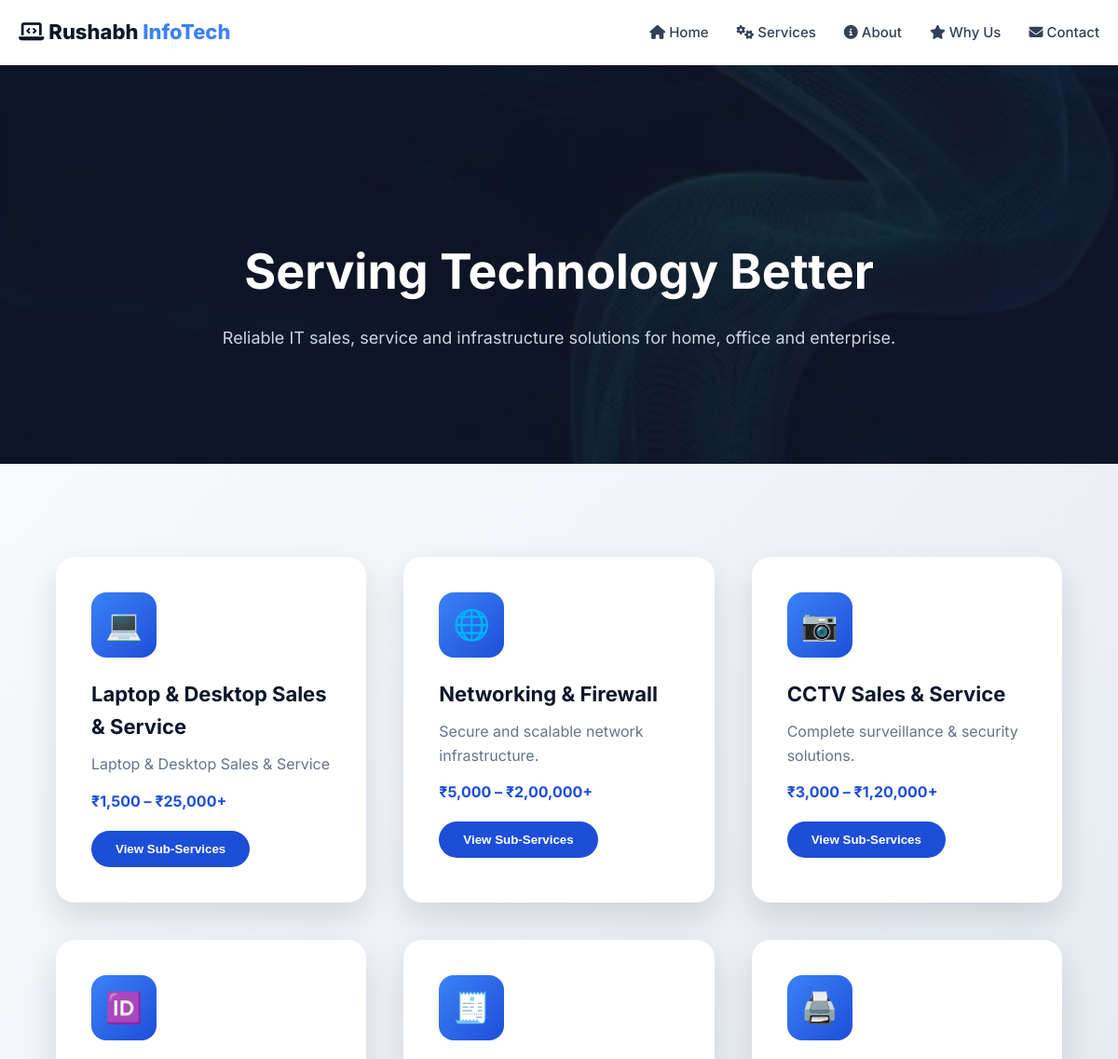
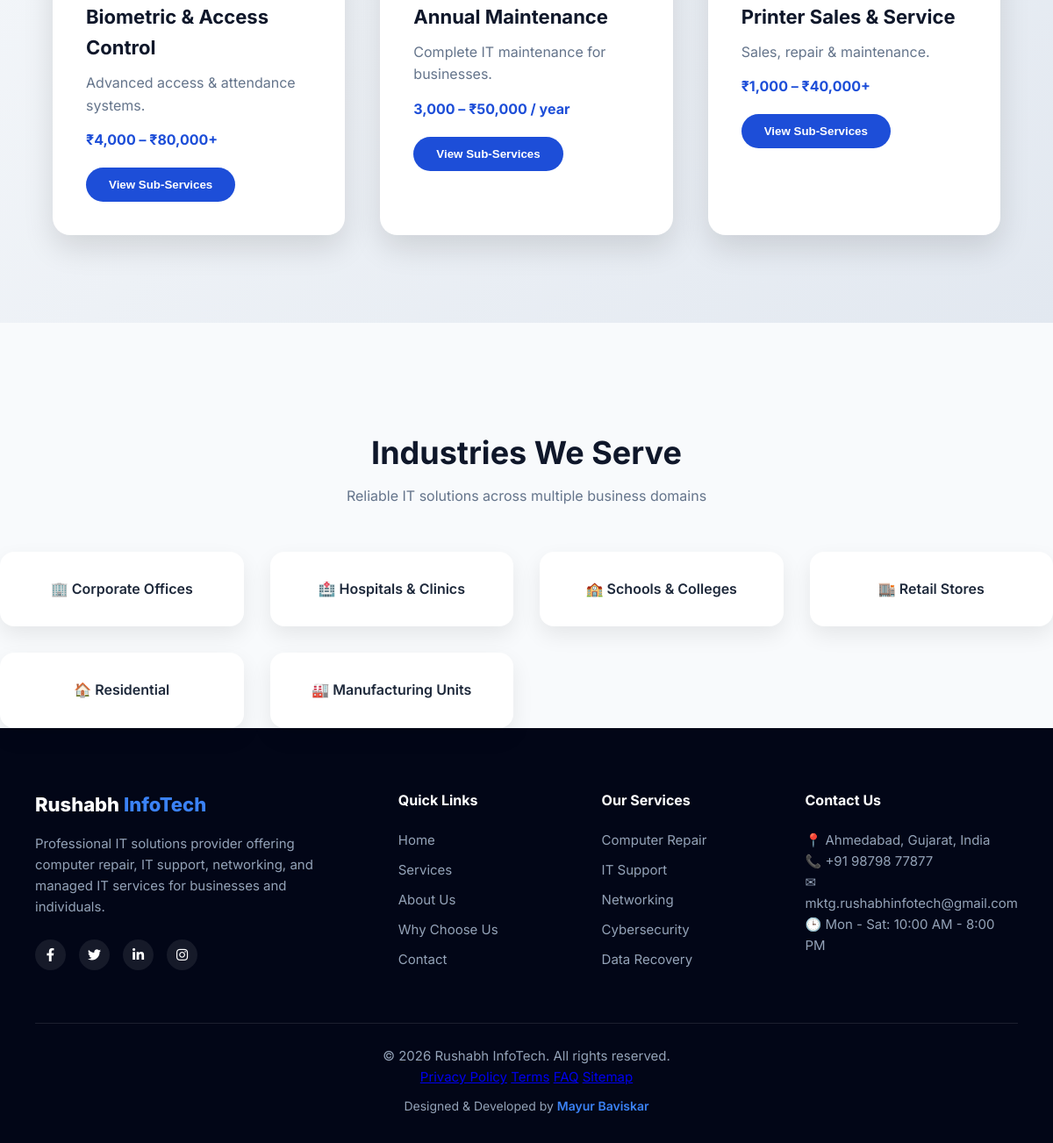
Page /services/ on the committed database (2 pictures, top to bottom).
### Rushabh_infotech/models.py (models this page shows, shortened)
class Service(models.Model):
    title = models.CharField(max_length=150)
    short_description = models.TextField()
    price_range = models.CharField(max_length=100)
    icon = models.CharField(
        max_length=10,
        help_text="Emoji icon e.g. 💻 📷 🌐"
    )
    is_active = models.BooleanField(default=True)
    order = models.PositiveIntegerField(default=0)
    created_at = models.DateTimeField(auto_now_add=True)
    class Meta:
        ordering = ["order"]

### Rushabh_infotech/views.py (the view)
# urls.py: path('services/', views.services_view, name="services"),  # ✅ FIX
def services_view(request):
    services = Service.objects.filter(
        is_active=True
    ).prefetch_related("sub_services")
    return render(request, "services.html", {
        "services": services
    })

### Rushabh_infotech/templates/services.html (shortened to what this page needs)
{% extends 'base.html' %}
{% block body_class %}page-services{% endblock %}
{% block content %}
<section class="services-hero">
    <h1>Serving Technology Better</h1>
  <p>Reliable IT sales, service and infrastructure solutions for home, office and enterprise.</p>
</section>
<section class="services-container">
{% if services %}
<div class="service-grid">
  {% for service in services %}
  <div class="service-card">
    <div class="service-icon">{{ service.icon }}</div>
    <h3>{{ service.title }}</h3>
    <p>{{ service.short_description }}</p>
    <div class="price-range">{{ service.price_range }}</div>
    <button class="view-btn"
      onclick="openModal(
        '{{ service.title }}',
        [{% for sub in service.sub_services.all %}
          '{{ sub.name }}'{% if not forloop.last %},{% endif %}
        {% endfor %}]
      )">
      View Sub-Services
    </button>
  </div>
  {% endfor %}
</div>
{% else %}
<p style="text-align:center;font-size:18px;color:#475569;">
  No services available right now.
</p>
{% endif %}
</section>
<section class="industry-section">
  <h2>Industries We Serve</h2>
  <p>Reliable IT solutions across multiple business domains</p>
  <div class="industry-grid">
    <div class="industry-card">🏢 Corporate Offices</div>
    <div class="industry-card">🏥 Hospitals & Clinics</div>
    <div class="industry-card">🏫 Schools & Colleges</div>
    <div class="industry-card">🏬 Retail Stores</div>
    <div class="industry-card">🏠 Residential</div>
    <div class="industry-card">🏭 Manufacturing Units</div>
  </div>
</section>
{% endblock %}

### Rushabh_infotech/templates/base.html (shortened to what this page needs)
<!DOCTYPE html>
<html lang="en">
<head>
<link rel="stylesheet" href="https://cdnjs.cloudflare.com/ajax/libs/font-awesome/6.4.0/css/all.min.css">
</head>
<body class="{% block body_class %}{% endblock %}">
<header id="header" class="transparent">
  <a href="/" class="logo">
    <i class="fas fa-laptop-code"></i>
    Rushabh <span>InfoTech</span>
  </a>
  <nav id="nav-menu">
    <a href="/"><i class="fas fa-home"></i> Home</a>
    <a href="/services/"><i class="fas fa-cogs"></i> Services</a>
    <a href="/about/"><i class="fas fa-info-circle"></i> About</a>
    <a href="/why-us/"><i class="fas fa-star"></i> Why Us</a>
    <a href="/contact/"><i class="fas fa-envelope"></i> Contact</a>
  </nav>
</header>
<main>
  {% block content %}{% endblock %}
</main>
<footer class="main-footer">
  <div class="footer-container">
    <div class="footer-col">
      <div class="footer-logo">
        Rushabh <span>InfoTech</span>
      </div>
      <p class="footer-desc">
        Professional IT solutions provider offering computer repair, IT support,
        networking, and managed IT services for businesses and individuals.
      </p>
      <div class="footer-social">
        <a href="#"><i class="fab fa-facebook-f"></i></a>
        <a href="#"><i class="fab fa-twitter"></i></a>
        <a href="#"><i class="fab fa-linkedin-in"></i></a>
        <a href="#"><i class="fab fa-instagram"></i></a>
      </div>
    </div>
    <div class="footer-col">
      <h4>Quick Links</h4>
      <a href="/">Home</a>
      <a href="/services/">Services</a>
      <a href="/about/">About Us</a>
      <a href="/why-us/">Why Choose Us</a>
      <a href="/contact/">Contact</a>
    </div>
    <div class="footer-col">
      <h4>Our Services</h4>
      <a href="/services/">Computer Repair</a>
      <a href="/services/">IT Support</a>
      <a href="/services/">Networking</a>
      <a href="/services/">Cybersecurity</a>
      <a href="/services/">Data Recovery</a>
    </div>
    <div class="footer-col">
      <h4>Contact Us</h4>
      <p>📍 Ahmedabad, Gujarat, India</p>
      <p>📞 +91 98798 77877</p>
      <p>✉ mktg.rushabhinfotech@gmail.com</p>
      <p>🕒 Mon - Sat: 10:00 AM - 8:00 PM</p>
    </div>
  </div>
  <div class="footer-bottom">
    <p>© 2026 Rushabh InfoTech. All rights reserved.</p>
    <div class="#">
      <a href="/why-us/">Privacy Policy</a>
      <a href="/why-us/">Terms</a>
      <a href="/why-us/">FAQ</a>
      <a href="https://maps.google.com/?q=Rushabh+Infotech+Paldi+Ahmedabad">Sitemap</a>
    </div>
    <div class="footer-creator">
      Designed & Developed by
      <a href="https://mayur-portfolio.tiiny.site/" target="_blank">
        Mayur Baviskar
      </a>
    </div>
  </div>
</footer>
{% load static %}
{% load static %}
</body>
</html>

### Rushabh_infotech/templates/base.html (style rules this page uses)
:root { --primary-blue: #3b82f6; --dark-blue: #1d4ed8; --light-blue: #dbeafe; --accent-teal: #0d9488; --bg-page: #f8fafc; --bg-dark: #0f172a; --bg-dark-soft: #1e293b; --bg-card: #ffffff; --bg-footer: #020617; --text-heading: #0f172a; --text-body: #334155; --text-muted: #64748b; --text-main: #f1f5f9; --radius-md: 12px; --radius-lg: 16px; --radius-xl: 20px; --shadow-sm: 0 4px 12px rgba(0,0,0,.05); --shadow-md: 0 8px 24px rgba(0,0,0,.1); --shadow-lg: 0 15px 35px rgba(0,0,0,.15); }
* { margin:0; padding:0; box-sizing:border-box; }
html { scroll-behavior:smooth; }
body { font-family:'Inter','Roboto',sans-serif; background:var(--bg-page); color:var(--text-body); line-height:1.6; overflow-x:hidden; }
header { position: fixed; top: 0; left: 0; width: 100%; height: 70px; padding: 0 20px; display: flex; justify-content: space-between; align-items: center; background: white; z-index: 1000; }
main { padding-top: 70px; min-height: 100vh; }
.logo { font-size:22px; font-weight:800; text-decoration:none; color:var(--text-heading); }
.logo span { color:var(--primary-blue); }
nav { display:flex; gap:30px; align-items:center; }
nav a { text-decoration:none; color:var(--text-body); font-size:15px; font-weight:500; position:relative; transition:.3s; }
nav a::after { content:""; position:absolute; bottom:-4px; left:0; width:0; height:2px; background:var(--primary-blue); transition:.3s; }
.main-footer { background: #020617; color: #94a3b8; padding: 70px 40px 30px; font-size: 15px; }
.footer-container { display: grid; grid-template-columns: 2fr 1fr 1fr 1fr; gap: 50px; margin-bottom: 50px; }
.footer-logo { font-size: 22px; font-weight: 800; color: #ffffff; margin-bottom: 15px; }
.footer-logo span { color: #3b82f6; }
.footer-desc { line-height: 1.6; margin-bottom: 25px; }
.footer-col h4 { color: #ffffff; margin-bottom: 20px; font-size: 16px; }
.footer-col a { display: block; text-decoration: none; color: #94a3b8; margin-bottom: 10px; transition: 0.3s; }
.footer-social { display: flex; gap: 15px; margin-top: 15px; }
.footer-social a { width: 35px; height: 35px; background: rgba(255,255,255,0.08); display: flex; align-items: center; justify-content: center; border-radius: 50%; color: white; transition: 0.3s; }
.footer-bottom { border-top: 1px solid rgba(255,255,255,0.1); padding-top: 25px; text-align: center; }
.footer-creator { margin-top: 10px; font-size: 14px; }
.footer-creator a { color: #3b82f6; font-weight: 600; text-decoration: none; }

### Rushabh_infotech/templates/services.html (style rules this page uses)
.services-hero { padding:180px 60px 120px; background: linear-gradient(rgba(15,23,42,0.85), rgba(15,23,42,0.85)), url("/static/images/services-hero-bg.jpg") center/cover no-repeat; color:#fff; text-align:center; }
.services-hero h1 { font-size:52px;margin-bottom:16px }
.services-hero p { font-size:18px;color:#cbd5e1;max-width:760px;margin:auto }
.services-container { padding:100px 60px; background:linear-gradient(135deg,#f8fafc,#e2e8f0); }
.service-grid { display:grid; grid-template-columns:repeat(auto-fit,minmax(320px,1fr)); gap:40px; }
.service-card { background:#fff; border-radius:20px; padding:38px; box-shadow:0 15px 35px rgba(0,0,0,.12); transition:.35s; }
.service-icon { width:70px;height:70px; background:linear-gradient(135deg,#3b82f6,#1d4ed8); color:#fff; font-size:32px; display:flex; align-items:center; justify-content:center; border-radius:16px; margin-bottom:22px; }
.service-card h3 { font-size:22px;color:#0f172a;margin-bottom:10px }
.service-card p { color:#64748b;margin-bottom:14px }
.price-range { font-weight:700; color:#1d4ed8; margin-bottom:18px; }
.view-btn { background:#1d4ed8; color:#fff; border:none; padding:12px 26px; border-radius:999px; font-weight:600; cursor:pointer; transition:.3s; }
.industry-section { margin-top:120px; text-align:center; }
.industry-section h2 { font-size:36px; color:#0f172a; }
.industry-section p { margin-top:8px; color:#64748b; }
.industry-grid { margin-top:50px; display:grid; grid-template-columns:repeat(auto-fit,minmax(220px,1fr)); gap:30px; }
.industry-card { background:#ffffff; border-radius:16px; padding:30px; font-weight:600; color:#1e293b; box-shadow:0 10px 25px rgba(0,0,0,.08); transition:.3s; }

### rows in the picture
Service: icon "💻", title "Laptop & Desktop Sales & Service", short_description "Laptop & Desktop Sales & Service", price_range "₹1,500 – ₹25,000+"
Service: icon "🌐", title "Networking & Firewall", short_description "Secure and scalable network infrastructure.", price_range "₹5,000 – ₹2,00,000+"
Service: icon "📷", title "CCTV Sales & Service", short_description "Complete surveillance & security solutions.", price_range "₹3,000 – ₹1,20,000+"
Service: icon "🆔", title "Biometric & Access Control", short_description "Advanced access & attendance systems.", price_range "₹4,000 – ₹80,000+"
Service: icon "🧾", title "Annual Maintenance", short_description "Complete IT maintenance for businesses.", price_range "3,000 – ₹50,000 / year"
Service: icon "🖨️", title "Printer Sales & Service", short_description "Sales, repair & maintenance.", price_range "₹1,000 – ₹40,000+"
